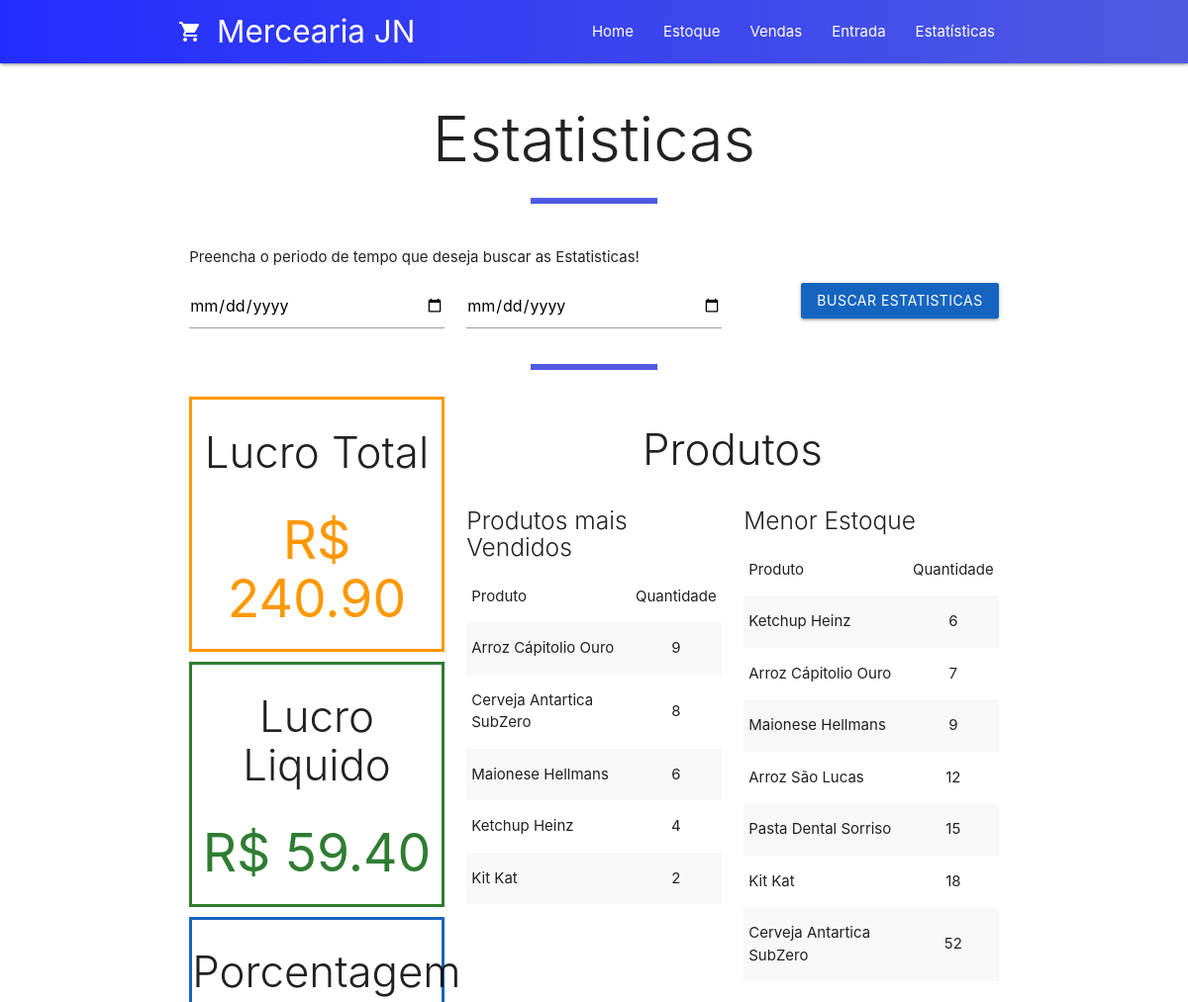
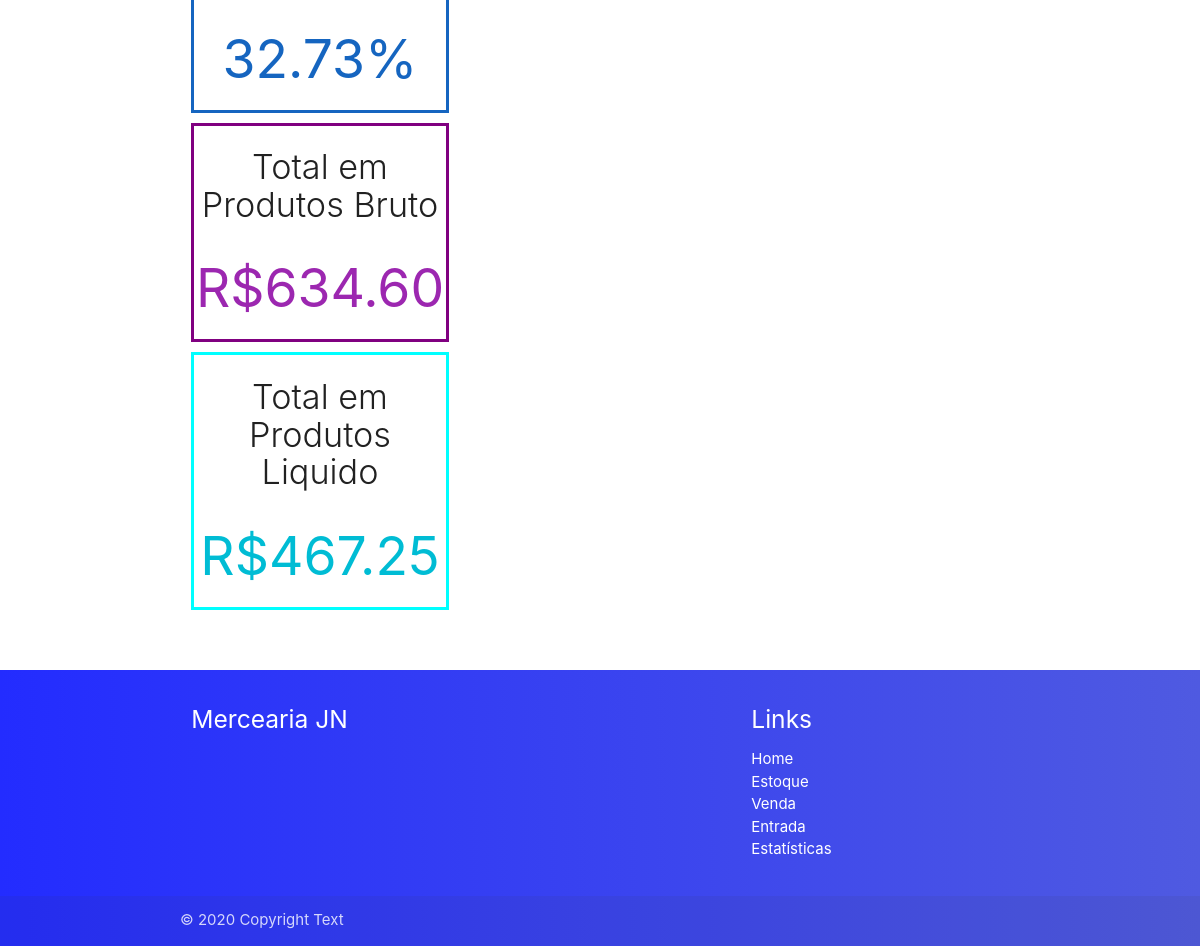
Page /estatisticas.php on the committed database (2 pictures, top to bottom).
### tables this page shows
CREATE TABLE `produto` (
  `id` int(11) NOT NULL AUTO_INCREMENT,
  `nome` varchar(64) NOT NULL,
  `preco_compra` double NOT NULL,
  `preco_venda` double NOT NULL,
  `porcentagem` float DEFAULT NULL,
  `qtd_estoque` float DEFAULT NULL,
  PRIMARY KEY (`id`)
);

### controllers/estatisticasController.php (called while the page is built, shortened)
<?php
$venda_produtos = new VendaProdutos;
$venda = new Venda;
$produtoEstoque = new Produto;
$produtosEstoque = $produtoEstoque->BuscaProdutoPorEstoque();
$produtos = $venda_produtos->BuscaProdutoQuantidadeTotal();
$totalProdutoBruto = $produtoEstoque->PegaTotalProdutoBruto();
$totalProdutoLiquido = $produtoEstoque->PegaTotalProdutoLiquido();
$valores_totais = $venda->PegaTotalVenda();
if(($valores_totais->total_venda - $valores_totais->lucro_liquido) == 0){
    $porcentagem = 0;
}else{
    $porcentagem = number_format((($valores_totais->lucro_liquido / ($valores_totais->total_venda - $valores_totais->lucro_liquido)) * 100), 2);
}
?>

### models/database/connection.php (called while the page is built)
<?php
function connect() {
    $username = 'root';
    $password = '123';
    $pdo = new PDO('mysql:host=localhost;dbname=merceariajn;charset=utf8', $username, $password);
    $pdo->setAttribute(PDO::ATTR_ERRMODE, PDO::ERRMODE_EXCEPTION);
    $pdo->setAttribute(PDO::ATTR_DEFAULT_FETCH_MODE, PDO::FETCH_OBJ);
    return $pdo;
}
?>

### models/database/classes.php (called while the page is built, shortened)
<?php
class Produto extends Model{
    protected $table = "produto";
    public function BuscaProdutoPorEstoque(){
        $sql = "select * from $this->table order by qtd_estoque asc limit 20";
        $list = connect()->prepare($sql);
        $list->execute();
        return $list->fetchAll();
    }
    public function PegaTotalProdutoBruto(){
        $sql = "select sum(qtd_estoque  * preco_venda) as total from produto";
        $list = connect()->prepare($sql);
        $list->execute();
        return $list->fetchAll();
    }
    public function PegaTotalProdutoLiquido(){
        $sql = "select sum(qtd_estoque  * preco_compra) as total from produto";
        $list = connect()->prepare($sql);
        $list->execute();
        return $list->fetchAll();
    }
}
class Venda extends Model {
    protected $table = "venda";
    public function PegaTotalVenda(){
        $sql = "select sum(total_venda) as total_venda, sum(lucro_liquido) as lucro_liquido from $this->table";
        $list = connect()->prepare($sql);
        $list->execute();
        return $list->fetch();
    }
}
class VendaProdutos{
    public function BuscaProdutoQuantidadeTotal(){
        $sql = "select produto.nome as nome, sum(qtd_produto) as quantidade from venda_produtos inner join produto on (produto.id = produto_id) group by produto_id order by quantidade desc";
        $list = connect()->prepare($sql);
        $list->execute();
        return $list->fetchAll();
    }
}

### estatisticas.php (the view, shortened to what this page needs)
<?php
    require 'controllers/estatisticasController.php';
    require 'components/header.php';
?>
<div class="row container">
    <div class="col s12">
        <h1 class="light center">Estatisticas</h1>
        <hr class="hr-custom">
    </div>
</div>
<div class="row container">
    <div class="col s12">
        <p class="fluid-text">Preencha o periodo de tempo que deseja buscar as Estatisticas!</p>
    </div>
    <form action="" method="post">
        <div class="col s4">
            <input type="date" name="data_inicial" id="data_inicial">
        </div>
        <div class="col s4">
            <input type="date" name="data_final" id="data_final">
        </div>
        <div class="col s4">
            <button type="submit" class="btn blue darken-3 right" name="buscar_estatisticas">Buscar Estatisticas</button>
        </div>
    </form>
</div>
<div class="row container">
    <div class="col s12">
        <hr class="hr-custom">
    </div>
</div>
<div class="row container">
    <div class="col s12 m4">
        <div class="square">
            <h3 class="center light">Lucro Total</h3>
            <h2 class="center orange-text">R$ <?php echo number_format($valores_totais->total_venda,2); ?></h2>
        </div>
        <div class="square">
            <h3 class="center light">Lucro Liquido</h3>
            <h2 class="center green-text text-darken-3">R$ <?php echo number_format($valores_totais->lucro_liquido,2); ?></h2>
        </div>
        <div class="square">
            <h3 class="center light">Porcentagem</h3>
            <h2 class="center blue-text text-darken-3"><?php echo $porcentagem?>%</h2>
        </div>
        <div class="square">
            <h4 class="center light">Total em Produtos Bruto</h4>
            <h2 class="center purple-text">R$<?php echo number_format($totalProdutoBruto[0]->total,2)?></h2>
        </div>
        <div class="square">
            <h4 class="center light">Total em Produtos Liquido</h4>
            <h2 class="center cyan-text">R$<?php echo number_format($totalProdutoLiquido[0]->total,2)?></h2>
        </div>
    </div>
    <div class="col s12 m8">
        <h3 class="center light">Produtos</h3>
    </div>
    <div class="col s12 m4">
        <h5 class="light">Produtos mais Vendidos</h5>
        <table class="striped">
            <thead>
                <tr >
                    <td>Produto</td>
                    <td style="text-align:center;">Quantidade</td>
                </tr>
            </thead>
            <tbody>
                <?php foreach ($produtos as $produto): ?>
                    <tr>
                        <td><?php echo $produto->nome;?></td>
                        <td style="text-align:center;"><?php echo $produto->quantidade;?></td>
                    </tr>
                <?php endforeach;?>
            </tbody>
        </table>
    </div>
    <div class="col s12 m4">
        <h5 class="light">Menor Estoque</h5>
        <table class="striped">
            <thead>
                <tr >
                    <td>Produto</td>
                    <td style="text-align:center;">Quantidade</td>
                </tr>
            </thead>
            <tbody>
                <?php foreach($produtosEstoque as $e): ?>
                    <tr>
                        <td><?php echo $e->nome;?></td>
                        <td style="text-align:center;"><?php echo $e->qtd_estoque;?></td>
                    </tr>
                <?php endforeach;?>
            </tbody>
        </table>
    </div>
</div>
<?php require 'components/footer.php';?>

### css/style.css (style rules this page uses)
.hr-custom { border: 3px solid #4F5AE1; width: 15%; }
.square { width: 100%; border: 3px solid; margin-bottom: 10px; }
.square:nth-child(1) { border-color: #FF9800; }
.square:nth-child(2) { border-color: #2E7D32; }
.square:nth-child(3) { border-color: #1565C0; }
.square:nth-child(4) { border-color: purple; }
.square:nth-child(5) { border-color: cyan; }

### rows in the picture
produto: nome "Ketchup Heinz", qtd_estoque "6"
produto: nome "Arroz Cápitolio Ouro", qtd_estoque "7"
produto: nome "Maionese Hellmans", qtd_estoque "9"
produto: nome "Arroz São Lucas", qtd_estoque "12"
produto: nome "Pasta Dental Sorriso", qtd_estoque "15"
produto: nome "Kit Kat", qtd_estoque "18"
produto: nome "Cerveja Antartica SubZero", qtd_estoque "52"

### other values in the picture
$valores_totais->total_venda "240.90"
$valores_totais->lucro_liquido "59.40"
$porcentagem "32.73"
$totalProdutoBruto[0]->total "634.60"
$totalProdutoLiquido[0]->total "467.25"
$produto->nome "Arroz Cápitolio Ouro"
$produto->quantidade "9"
$produto->nome "Cerveja Antartica SubZero"
$produto->quantidade "8"
$produto->nome "Maionese Hellmans"
$produto->quantidade "6"
$produto->nome "Ketchup Heinz"
$produto->quantidade "4"
$produto->nome "Kit Kat"
$produto->quantidade "2"
